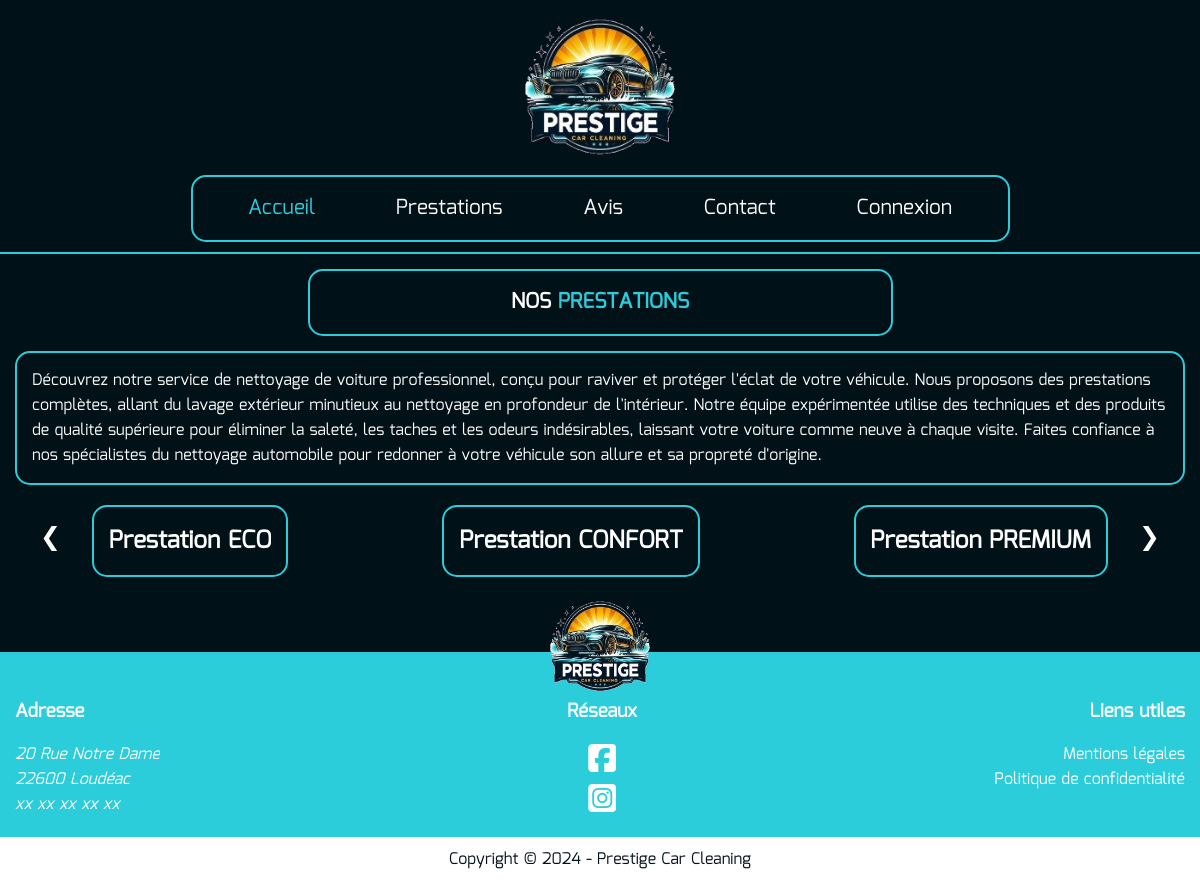
/nos-prestations, run on the app's committed database.
### tables this page shows
CREATE TABLE `services` (
  `idService` int(11) NOT NULL,
  `nameService` varchar(100) DEFAULT NULL,
  `text` text DEFAULT NULL,
  `price` decimal(5,2) DEFAULT NULL
);

### app/Controllers/ViewManager.php (called while the page is built, shortened)
<?php
class ViewManager
{
    public static function render($view, $data = [])
    {
        extract($data);
        require "app/Views/$view.php";
    }
}

### app/Controllers/FrontOffice/Service.php (called while the page is built, shortened)
<?php
class Service
{
    public function index()
    {
        $title = "Nos prestations - Prestige Car Cleaning";
        $model = new Services;
        $servicesAll = $model->getServiceAll();
        return ViewManager::render('frontOffice/services', ['title' => $title, 'servicesAll' => $servicesAll,]);
    }
}

### index.php (called while the page is built, shortened)
<?php
$url = isset($_GET['url']) ? $_GET['url'] : '';
$router = new Route();
$router->route($url);

### app/Models/Services.php (called while the page is built, shortened)
<?php
class Services extends Sql
{
    public function __construct()
    {
        $this->table = 'SERVICES';
    }
    public function getServiceAll()
    {
        return $this->getAll();
    }
}

### app/Models/DbConnect.php (called while the page is built, shortened)
<?php
class DbConnect
{
    protected static $pdo;
    protected function connection()
    {
        if (!isset(self::$pdo)) {
            try {
                $dsn = 'mysql:host=' . $_ENV['DB_HOST'] . ';dbname=' . $_ENV['DB_NAME'];
                $pdo = new PDO($dsn, $_ENV['DB_USER'], $_ENV['DB_PASSWORD']);
                $pdo->setAttribute(PDO::ATTR_ERRMODE, PDO::ERRMODE_EXCEPTION);
                self::$pdo = $pdo;
            } catch (PDOException $e) {
                $logMessage = "Date : " . date('Y-m-d H:i:s') . " - Erreur PDO : " . $e->getMessage() . "\n";
                error_log($logMessage, 3, "logs/error.log");
                return "Erreur lors de la connexion à la base de données.";
            }
        }
        return self::$pdo;
    }
}

### app/Models/Sql.php (called while the page is built, shortened)
<?php
class Sql extends DbConnect
{
    protected $table;
    protected $dbConnection;
    public function requete($sql, $attributs = [])
    {
        if ($this->dbConnection === null) {
            $this->dbConnection = $this->connection();
        }
        try {
            $result = $this->dbConnection->prepare($sql);
            $result->execute($attributs);
            return $result;
        } catch (PDOException $e) {
            $logMessage = "Date : " . date('d-m-Y H:i:s') . " - Erreur requete : " . $e->getMessage() . "\n";
            error_log($logMessage, 3, "logs/error.log");
            throw $e;
            return false;
        }
    }
    public function getAll()
    {
        $sql = $this->requete('SELECT * FROM ' . $this->table);
        return $sql->fetchAll(PDO::FETCH_OBJ);
    }
}

### app/Views/frontOffice/services.php (the view, shortened to what this page needs)
<?php
require "app/Views/common/head.php";
require "app/Views/common/header.php";
?>
<main class="container">
    <h1 class="title">Nos <span>prestations</span></h1>
    <p class="intro">
        Découvrez notre service de nettoyage de voiture professionnel, conçu pour raviver et
        protéger l'éclat de votre véhicule. Nous proposons des prestations complètes, allant du
        lavage extérieur minutieux au nettoyage en profondeur de l'intérieur. Notre équipe expérimentée
        utilise des techniques et des produits de qualité supérieure pour éliminer la saleté, les taches et
        les odeurs indésirables, laissant votre voiture comme neuve à chaque visite. Faites confiance à nos
        spécialistes du nettoyage automobile pour redonner à votre véhicule son allure et sa propreté d'origine.
    </p>
    <section class="sliderService">
        <button class="prev">❮</button>
        <?php foreach ($servicesAll as $key) : ?>
            <article class="service" id="<?= $key->idService ?>">
                <h2><?= $key->nameService ?></h2>
            </article>
        <?php endforeach; ?>
        <button class="next">❯</button>
    </section>
</main>
<?php
require "app/Views/common/footer.php";
?>

### data on the page
services: nameService "Prestation ECO"
services: nameService "Prestation CONFORT"
services: nameService "Prestation PREMIUM"
